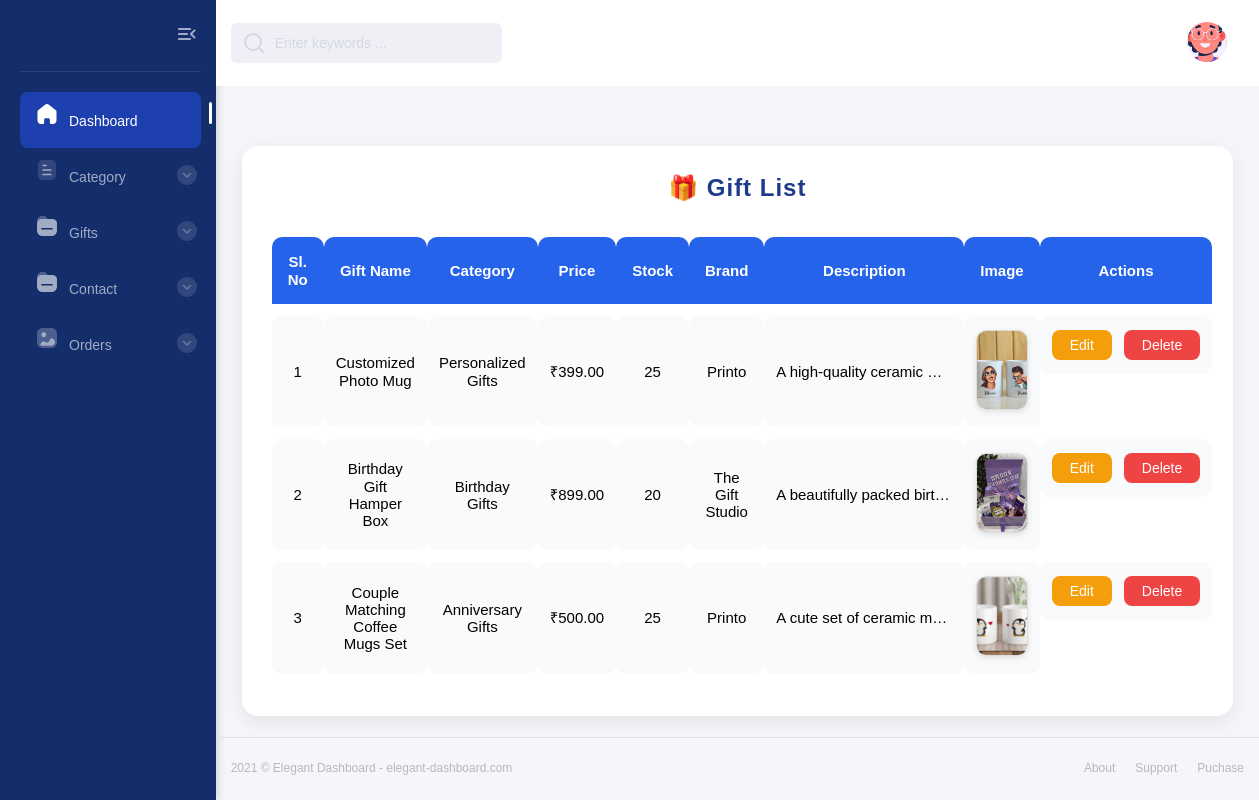
/admin_app/display_gift/, run on the app's committed database.
### admin_app/models.py (models this page shows, shortened)
class GiftDb(models.Model):
    Gift_name = models.CharField(max_length=100,null=True,blank=True)
    Category = models.CharField(max_length=100,null=True,blank=True)
    Price = models.DecimalField(max_digits=10, decimal_places=2,null=True,blank=True)
    Stock = models.PositiveIntegerField(default=0,null=True,blank=True)
    Brand = models.CharField(max_length=100, blank=True, null=True)
    Description = models.TextField(blank=True, null=True)
    Gift_image = models.ImageField(upload_to="gift_images", blank=True, null=True)
    Created_at = models.DateTimeField(auto_now_add=True,null=True,blank=True)

### admin_app/views.py (the view)
# urls.py: path('display_gift/',views.display_gift,name="display_gift"),
def display_gift(request):
    gifts=GiftDb.objects.all()
    return render(request,"Display_gift.html",{"gifts":gifts})

### admin_app/templates/Display_gift.html (shortened to what this page needs)
<!DOCTYPE html>
{% extends 'index.html' %}
{% block content %}
<html lang="en">
<head>
</head>
<body>
<div class="gift-table-container">
    <h2>🎁 Gift List</h2>
    <div class="table-responsive">
        <table class="table table-bordered text-center align-middle">
            <thead>
                <tr>
                    <th>Sl. No</th>
                    <th>Gift Name</th>
                    <th>Category</th>
                    <th>Price</th>
                    <th>Stock</th>
                    <th>Brand</th>
                    <th>Description</th>
                    <th>Image</th>
                    <th>Actions</th>
                </tr>
            </thead>
            <tbody>
                {% for i in gifts %}
                <tr>
                    <td>{{ forloop.counter }}</td>
                    <td>{{ i.Gift_name }}</td>
                    <td>{{ i.Category }}</td>
                    <td>₹{{ i.Price }}</td>
                    <td>{{ i.Stock }}</td>
                    <td>{{ i.Brand }}</td>
                    <td>{{ i.Description }}</td>
                    <td>
                        {% if i.Gift_image %}
                            <img src="{{ i.Gift_image.url }}" alt="{{ i.Gift_name }}">
                        {% else %}
                            <span class="text-muted">No image</span>
                        {% endif %}
                    </td>
                    <td>
                        <a href="{% url 'edit_gift' i.id %}" class="btn btn-warning">Edit</a>
                        <a href="{% url 'delete_gift' i.id %}" class="btn btn-danger"
                           onclick="return confirm('Are you sure you want to delete this gift?')">Delete</a>
                    </td>
                </tr>
                {% endfor %}
            </tbody>
        </table>
    </div>
</div>
</body>
</html>
{% endblock %}

### admin_app/templates/Display_gift.html (style rules this page uses)
body { background-color: #f4f6f9; font-family: 'Poppins', sans-serif; }
.gift-table-container { margin: 60px auto; width: 95%; max-width: 1200px; background: #ffffff; border-radius: 16px; box-shadow: 0 6px 20px rgba(0, 0, 0, 0.08); padding: 30px; transition: 0.3s ease-in-out; }
h2 { color: #1e3a8a; font-weight: 600; text-align: center; margin-bottom: 25px; }
table { width: 100%; border-collapse: separate; border-spacing: 0 12px; font-size: 15px; text-align: center; }
thead tr { background-color: #2563eb; color: white; }
th { padding: 16px; font-weight: 600; border-top-left-radius: 10px; border-top-right-radius: 10px; }
td { background-color: #f9fafb; padding: 14px 12px; border-radius: 10px; vertical-align: middle; }
img { border-radius: 10px; object-fit: cover; width: 80px; height: 80px; border: 1px solid #ddd; box-shadow: 0 2px 6px rgba(0, 0, 0, 0.1); }
td:last-child { display: flex; justify-content: center; gap: 12px; }
.btn { padding: 8px 18px; border-radius: 8px; text-decoration: none; color: white; font-weight: 500; font-size: 14px; transition: all 0.3s ease; display: inline-block; }
.btn-warning { background-color: #f59e0b; }
.btn-danger { background-color: #ef4444; }
td:nth-child(7) { max-width: 200px; white-space: nowrap; overflow: hidden; text-overflow: ellipsis; }

### data on the page
GiftDb: Gift_name "Customized Photo Mug", Category "Personalized Gifts", Price "399.00", Stock "25", Brand "Printo", Description "A high-quality ceramic…", Gift_image (picture)
GiftDb: Gift_name "Birthday Gift Hamper Box", Category "Birthday Gifts", Price "899.00", Stock "20", Brand "The Gift Studio", Description "A beautifully packed birt…", Gift_image (picture)
GiftDb: Gift_name "Couple Matching Coffee Mugs Set", Category "Anniversary Gifts", Price "500.00", Stock "25", Brand "Printo", Description "A cute set of ceramic m…", Gift_image (picture)
